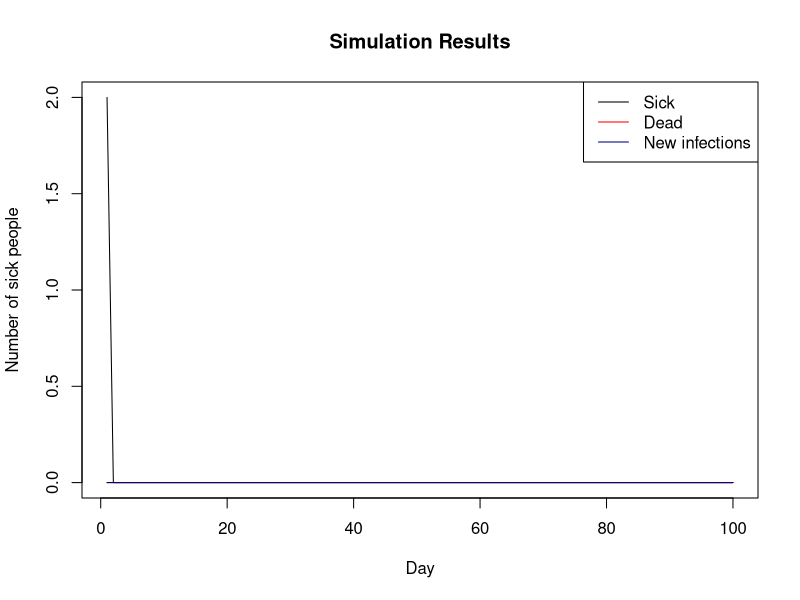

The R source for this figure:
# Parameters
N_population <- 10000  # total population
N_initial_sick <- 2  # initial number of sick people
N_days <- 100  # number of days to simulate
mortality_rate <- 0.002  # probability of dying per day
infection_rate <- 0.3  # probability of getting infected per contact
immunity_coefficient <- 0.1  # partial immunity coefficient
sickness_period <- 10  # number of days an individual remains sick (updated)

# Initialize variables
sick_count <- N_initial_sick
dead_count <- 0
new_infections <- 0
R0 <- 0
contacts_of_sick <- 0
sick_people <- rep(FALSE, N_population)
sick_days <- rep(0, N_population)

# Initialize simulation results
simulation_results <-
  data.frame(
    Day = 1:N_days,
    Sick_Count = rep(0, N_days),
    Dead_Count = rep(0, N_days),
    New_Infections = rep(0, N_days),
    R0 = rep(0, N_days),
    Contacts_Of_Sick = rep(0, N_days)
  )


simulation_results[1, "Sick_Count"] <- sick_count

# Run simulation
for (day in 2:N_days) {
  # Generate random number of contacts for each individual
  mean_contacts <- sample(0:20, size = N_population, replace = TRUE)
  
  
  # Calculate R0
  R0 <-
    sick_count * mean(mean_contacts) * infection_rate / N_population
  
  # Calculate new infections
  if (sick_count > 0) {
    contact_indices <- unlist(lapply(1:sick_count, function(i) {
      contacts <- sample(1:N_population, size = mean_contacts[i])
      contacts[runif(length(contacts)) < infection_rate * ifelse(sick_days[i] == 0, immunity_coefficient, 1) &
                 !sick_people[contacts]]
    }))
    new_infections <- length(contact_indices)
    sick_people[contact_indices] <- TRUE
    sick_days[contact_indices] <- day
  } else {
    new_infections <-
      0  # Updated to reflect no new infections if no sick people
  }
  
  # Update sick and dead counts
  sick_count <- sum(sick_people)
  dead_count <- dead_count + sum(runif(sick_count) < mortality_rate)
  
  
  # Update simulation results
  simulation_results[day, "Sick_Count"] <- sick_count
  simulation_results[day, "Dead_Count"] <- dead_count
  simulation_results[day, "New_Infections"] <- new_infections
  simulation_results[day, "R0"] <- R0
  simulation_results[day, "Contacts_Of_Sick"] <-
    ifelse(sick_count > 0, sum(mean_contacts[sick_people]), 0)
  
  
  # Remove recovered individuals from sick_people
  recovered_indices <- which((day - sick_days) >= sickness_period)
  sick_people[recovered_indices] <- FALSE
  sick_days[recovered_indices] <- 0
}

# Plot results
plot(
  simulation_results$Day,
  simulation_results$Sick_Count,
  type = "l",
  xlab = "Day",
  ylab = "Number of sick people",
  main = "Simulation Results"
)

lines(simulation_results$Day,
      simulation_results$Dead_Count,
      col = "red")
lines(simulation_results$Day,
      simulation_results$New_Infections,
      col = "navy")

legend(
  "topright",
  legend = c("Sick", "Dead", "New infections"),
  col = c("black", "red", "navy"),
  lty = 1
)

print(simulation_results)

# Print the number of sick people, dead people, new infections, and contacts of sick people in the last day of the simulation
cat('The number of sick people in the last day of the simulation is',
    simulation_results[N_days, "Sick_Count"],
    "\n")
cat('The number of dead people in the last day of the simulation is',
    simulation_results[N_days, "Dead_Count"],
    "\n")
# cat('The number of new infections in the last day of the simulation is', simulation_results[N_days, "New_Infections"], "\n")
mean_new_infections <- mean(simulation_results$New_Infections)
cat('The mean of new infections in the simulation is',
    mean_new_infections,
    "\n")


# Calculate average R0 (basic reproduction number)
average_R0 <- mean(simulation_results$R0)
cat("Average R0:", average_R0, "\n")


# Increasing the mortality rate to 0.003 (3%) resulted in a higher number of deaths in the simulation. This indicates that a more dangerous virus with a higher mortality rate can lead to more severe consequences.

# Decreasing the infection rate by 0.05 (from 0.3 to 0.25) resulted in a lower number of sick people and a reduced mean of new infections in the simulation. This suggests that implementing measures like wearing masks and practicing social distancing can effectively reduce the spread of the virus.


# Reducing the number of possible contacts for all citizens to a range between 0 and 2 (lockdown scenario) had a significant impact on reducing the spread of the virus. With a limited number of contacts, the number of sick people and the mean of new infections decreased significantly. This highlights the effectiveness of implementing strict measures like lockdowns to control the spread of the virus.

# Overall, reducing the infection rate and implementing measures like wearing masks, social distancing, and reducing contacts through lockdowns had the strongest effects in reducing the infection growth in the simulation.


# limitation of the model
# The simulation assumes a homogeneous population with uniform contact rates and infection probabilities, but in reality, individuals have different contact patterns and susceptibility to the virus. It uses fixed values for parameters such as infection rate, mortality rate, and sickness period, and does not account for the effects of vaccination or other control measures. It also does not account for behavioral changes that individuals might adopt in response to the pandemic, a simplified immunity model, limited output analysis, and validation against real-world data. It is important to continuously refine and improve the model based on new data, insights, and research findings.


# results of the simulation and the impact of the changes on the results

# the initial trail of the model
# Parameters
# N_population <- 10000  
# N_initial_sick <- 2  
# N_days <- 100  
# mortality_rate <- 0.002  
# infection_rate <- 0.3  
# immunity_coefficient <- 0.1  
# sickness_period <- 10
# The number of sick people in the last day of the simulation is 9959
# The number of dead people in the last day of the simulation is 1360
# The mean of new infections in the simulation is 1786.88
# Average R0: 2.0846


# more dangerous virus scenario – SARS and MERC had 3% mortality
# mortality_rate <- 0.003
# The number of sick people in the last day of the simulation is 9975
# The number of dead people in the last day of the simulation is 2149
# The mean of new infections in the simulation is 1786.28
# Average R0: 2.093913

# decrease infection rate ( 5% – wearing masks and social distance scenario)
# infection_rate <- 0.3 - 0.05
# The number of sick people in the last day of the simulation is 9964
# The number of dead people in the last day of the simulation is 1258
# The mean of new infections in the simulation is 1360.88
# Average R0: 1.568855

# increase the length of sickness period
# sickness_period <- 10+1+1
# The number of sick people in the last day of the simulation is 9922
# The number of dead people in the last day of the simulation is 1273
# The mean of new infections in the simulation is 1313.67
# Average R0: 1.918762

# reduce the number of possible contacts for all citizens to a range between 0 and 2 (lockdown scenario)
# mean_contacts <- sample(0:8, size = N_population, replace = TRUE)
# The number of sick people in the last day of the simulation is 251
# The number of dead people in the last day of the simulation is 11
# The mean of new infections in the simulation is 6.62
# Average R0: 0.006774995

# mean_contacts <- sample(0:6, size = N_population, replace = TRUE)
# The number of sick people in the last day of the simulation is 0
# The number of dead people in the last day of the simulation is 0
# The mean of new infections in the simulation is 0.12
# Average R0: 0.0001206301